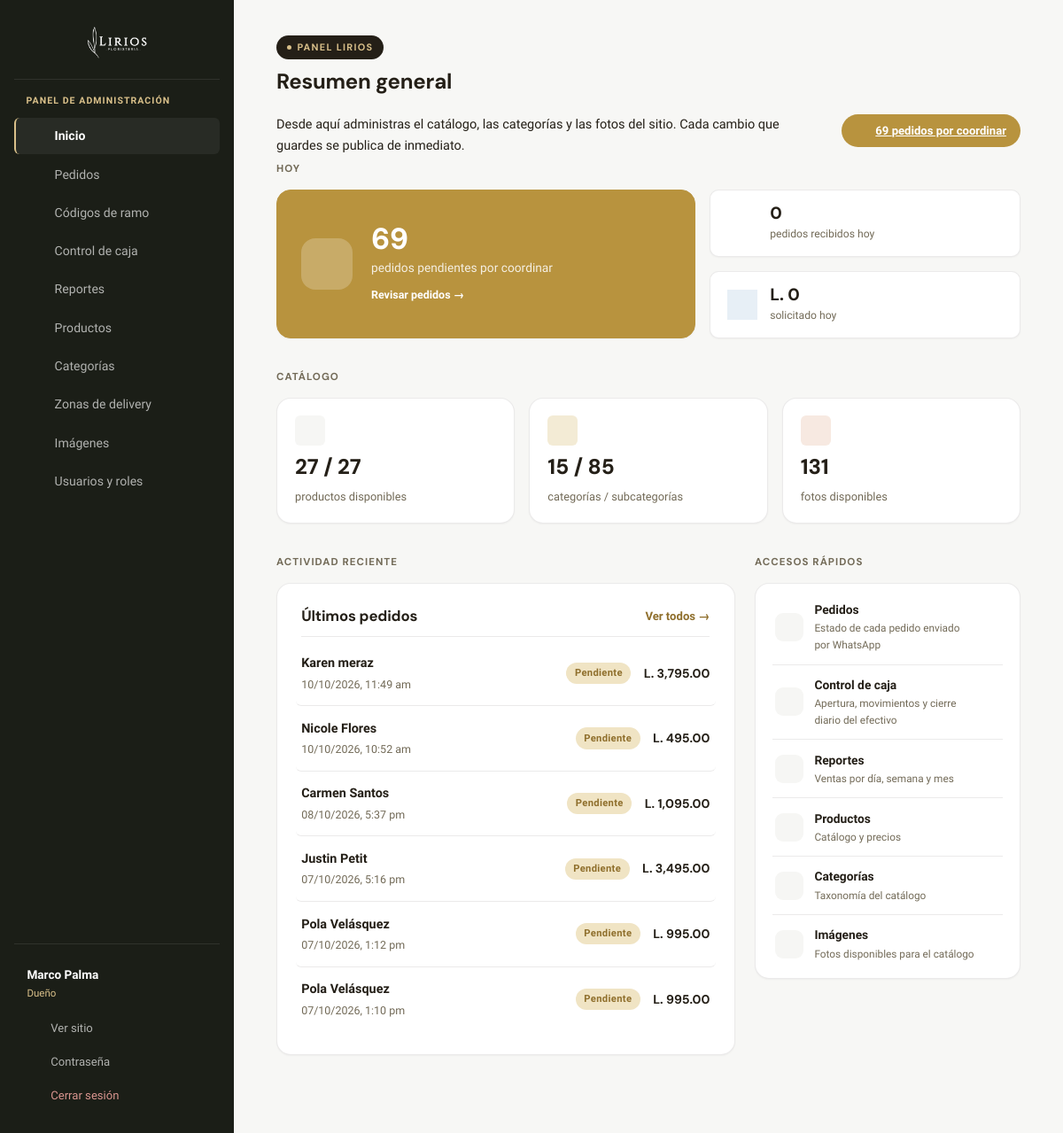
The app's page /admin/dashboard.php (signed in) with its own data.
### tables this page shows
CREATE TABLE admin_usuarios (
  id            INT AUTO_INCREMENT PRIMARY KEY,
  usuario       VARCHAR(50) NOT NULL UNIQUE,
  nombre        VARCHAR(100) NOT NULL,
  password_hash VARCHAR(255) NOT NULL,
  rol_id        INT NOT NULL,
  activo        TINYINT(1) NOT NULL DEFAULT 1,
  ultimo_acceso DATETIME DEFAULT NULL,
  creado_en     DATETIME NOT NULL DEFAULT CURRENT_TIMESTAMP,
  FOREIGN KEY (rol_id) REFERENCES admin_roles(id)
);

CREATE TABLE admin_roles (
  id          INT AUTO_INCREMENT PRIMARY KEY,
  nombre      VARCHAR(80) NOT NULL UNIQUE,
  descripcion VARCHAR(200) DEFAULT NULL,
  es_dueno    TINYINT(1) NOT NULL DEFAULT 0,   
  creado_en   DATETIME NOT NULL DEFAULT CURRENT_TIMESTAMP
);

CREATE TABLE pedidos (
  id                   INT AUTO_INCREMENT PRIMARY KEY,
  cliente_nombre       VARCHAR(150) DEFAULT NULL,
  telefono             VARCHAR(30) DEFAULT NULL,
  fecha_entrega        DATE DEFAULT NULL,
  hora_entrega         VARCHAR(20) DEFAULT NULL,
  tipo_entrega         VARCHAR(40) DEFAULT NULL,
  direccion            VARCHAR(300) DEFAULT NULL,
  zona_delivery_id     INT DEFAULT NULL,
  zona_delivery_nombre VARCHAR(100) DEFAULT NULL,  
  costo_delivery       DECIMAL(10,2) NOT NULL DEFAULT 0,
  dedicatoria          VARCHAR(300) DEFAULT NULL,
  forma_pago           VARCHAR(100) DEFAULT NULL,
  nota                 VARCHAR(500) DEFAULT NULL,
  ip                   VARCHAR(45) DEFAULT NULL,
  estado               ENUM('pendiente','coordinado','entregado') NOT NULL DEFAULT 'pendiente',
  total                DECIMAL(10,2) NOT NULL,
  origen               ENUM('web','manual') NOT NULL DEFAULT 'web',   
  descripcion          VARCHAR(500) DEFAULT NULL,          
  canal                ENUM('web','tienda','whatsapp','instagram','facebook','tiktok') NOT NULL DEFAULT 'web',   
  vendedor             VARCHAR(100) DEFAULT NULL,          
  creado_en            DATETIME NOT NULL DEFAULT CURRENT_TIMESTAMP,
  FOREIGN KEY (zona_delivery_id) REFERENCES zonas_delivery(id) ON DELETE SET NULL
);

### admin/includes/functions.php (called while the page is built, shortened)
<?php
function e(?string $texto): string
{
    return htmlspecialchars((string) $texto, ENT_QUOTES, 'UTF-8');
}

### admin/includes/permisos.php (called while the page is built, shortened)
<?php
function usuario_actual(): ?array
{
    static $cargado = false, $usuario = null;
    if ($cargado) {
        return $usuario;
    }
    $cargado = true;
    $id = (int) ($_SESSION['usuario_id'] ?? 0);
    $stmt = db()->prepare(
        'SELECT u.id, u.usuario, u.nombre, u.rol_id, r.nombre AS rol_nombre, r.es_dueno
         FROM admin_usuarios u JOIN admin_roles r ON r.id = u.rol_id
         WHERE u.id = ? AND u.activo = 1'
    );
    $stmt->execute([$id]);
    $fila = $stmt->fetch();
    $permisos = [];
    $fila['permisos'] = $permisos;
    $usuario = $fila;
    return $usuario;
}

### config/db.php (called while the page is built, shortened)
<?php
function db(): PDO
{
    static $pdo = null;
    if ($pdo === null) {
        try {
            $pdo = new PDO(
                'mysql:host=' . DB_HOST . ';dbname=' . DB_NAME . ';charset=utf8mb4',
                DB_USER,
                DB_PASS,
                [
                    PDO::ATTR_ERRMODE => PDO::ERRMODE_EXCEPTION,
                    PDO::ATTR_DEFAULT_FETCH_MODE => PDO::FETCH_ASSOC,
                    PDO::ATTR_EMULATE_PREPARES => false,
                ]
            );
        } catch (PDOException $e) {
            error_log('[lirios] No se pudo conectar a la base de datos: ' . $e->getMessage());
            fallar_conexion_bd();
        }
    }
    return $pdo;
}

### admin/includes/auth.php (called while the page is built, shortened)
<?php
require_once __DIR__ . '/permisos.php';
if (empty($_SESSION['lirios_admin']) || usuario_actual() === null) {
    unset($_SESSION['lirios_admin'], $_SESSION['usuario_id']);
    header('Location: index.php');
    exit;
}

### admin/dashboard.php (the view, shortened to what this page needs)
<?php
require_once __DIR__ . '/includes/auth.php';
require_once __DIR__ . '/includes/functions.php';
require_once __DIR__ . '/includes/layout.php';
$totalProductos = (int) db()->query('SELECT COUNT(*) FROM productos')->fetchColumn();
$totalDisponibles = (int) db()->query('SELECT COUNT(*) FROM productos WHERE disponible = 1')->fetchColumn();
$totalCategorias = (int) db()->query('SELECT COUNT(*) FROM categorias')->fetchColumn();
$totalSubcategorias = (int) db()->query('SELECT COUNT(*) FROM subcategorias')->fetchColumn();
$imagenes = is_dir(IMAGENES_DIR)
    ? glob(IMAGENES_DIR . '/*.{jpg,jpeg,png,webp}', GLOB_BRACE)
    : [];
$stmtHoy = db()->prepare('SELECT COUNT(*) AS pedidos, COALESCE(SUM(total),0) AS ingresos FROM pedidos WHERE creado_en >= ?');
$stmtHoy->execute([date('Y-m-d') . ' 00:00:00']);
$hoy = $stmtHoy->fetch();
$pedidosHoy = (int) $hoy['pedidos'];
$ingresosHoy = (float) $hoy['ingresos'];
$pedidosPendientes = (int) db()->query("SELECT COUNT(*) FROM pedidos WHERE estado = 'pendiente'")->fetchColumn();
$pedidosRecientes = db()->query(
    'SELECT id, cliente_nombre, total, estado, creado_en FROM pedidos ORDER BY creado_en DESC LIMIT 6'
)->fetchAll();
$accesos = [
    ['pedidos.php', 'pedidos', 'Pedidos', 'Estado de cada pedido enviado por WhatsApp'],
    ['caja.php', 'caja', 'Control de caja', 'Apertura, movimientos y cierre diario del efectivo'],
    ['reportes.php', 'reportes', 'Reportes', 'Ventas por día, semana y mes'],
    ['productos.php', 'productos', 'Productos', 'Catálogo y precios'],
    ['categorias.php', 'categorias', 'Categorías', 'Taxonomía del catálogo'],
    ['subir-imagen.php', 'imagenes', 'Imágenes', 'Fotos disponibles para el catálogo'],
];
admin_header('Resumen general', 'dashboard.php');
?>
<div class="dash-intro-row">
  <p class="intro">Desde aquí administras el catálogo, las categorías y las fotos del sitio. Cada cambio que guardes se publica de inmediato.</p>
  <?php if ($pedidosPendientes > 0): ?>
    <a href="pedidos.php" class="estado-pill alerta"><?= admin_icono('pedidos') ?> <?= $pedidosPendientes ?> <?= $pedidosPendientes === 1 ? 'pedido por coordinar' : 'pedidos por coordinar' ?></a>
  <?php else: ?>
    <span class="estado-pill ok"><?= admin_icono('check') ?> Todo al día</span>
  <?php endif; ?>
</div>
<div class="dash-section">
  <span class="section-label">Hoy</span>
  <div class="hero-grid">
    <a href="pedidos.php" class="hero-tile <?= $pedidosPendientes > 0 ? 'alerta' : '' ?>">
      <span class="hero-icono"><?= admin_icono($pedidosPendientes > 0 ? 'pedidos' : 'check') ?></span>
      <div>
        <span class="hero-num"><?= $pedidosPendientes ?></span>
        <span class="hero-lbl"><?= $pedidosPendientes > 0 ? ($pedidosPendientes === 1 ? 'pedido pendiente por coordinar' : 'pedidos pendientes por coordinar') : 'pedidos pendientes — no hay nada esperando' ?></span>
        <span class="hero-cta">Revisar pedidos →</span>
      </div>
    </a>
    <div class="hero-stack">
      <div class="mini-tile">
        <span class="kpi-icono"><?= admin_icono('reportes') ?></span>
        <div>
          <span class="num"><?= $pedidosHoy ?></span>
          <span class="lbl">pedidos recibidos hoy</span>
        </div>
      </div>
      <div class="mini-tile">
        <span class="kpi-icono azul"><?= admin_icono('reportes') ?></span>
        <div>
          <span class="num">L. <?= number_format($ingresosHoy, 0) ?></span>
          <span class="lbl">solicitado hoy</span>
        </div>
      </div>
    </div>
  </div>
</div>
<div class="dash-section">
  <span class="section-label">Catálogo</span>
  <div class="kpi-grid">
    <div class="kpi-tile">
      <span class="kpi-icono"><?= admin_icono('productos') ?></span>
      <span class="num"><?= $totalDisponibles ?> / <?= $totalProductos ?></span>
      <span class="lbl">productos disponibles</span>
    </div>
    <div class="kpi-tile">
      <span class="kpi-icono salvia"><?= admin_icono('categorias') ?></span>
      <span class="num"><?= $totalCategorias ?> / <?= $totalSubcategorias ?></span>
      <span class="lbl">categorías / subcategorías</span>
    </div>
    <div class="kpi-tile">
      <span class="kpi-icono terracota"><?= admin_icono('imagenes') ?></span>
      <span class="num"><?= count($imagenes) ?></span>
      <span class="lbl">fotos disponibles</span>
    </div>
  </div>
</div>
<div class="dash-body">
  <div class="dash-section" style="margin-bottom:0">
    <span class="section-label">Actividad reciente</span>
    <div class="panel">
      <div class="panel-header">
        <h2>Últimos pedidos</h2>
        <a class="ver-todo" href="pedidos.php">Ver todos →</a>
      </div>
      <?php if (!$pedidosRecientes): ?>
        <div class="panel-empty">
          <span class="panel-empty-icono"><?= admin_icono('pedidos') ?></span>
          <p>Todavía no ha entrado ningún pedido. En cuanto una clienta envíe uno por WhatsApp, aparecerá aquí.</p>
        </div>
      <?php else: ?>
        <div class="activity-list">
          <?php foreach ($pedidosRecientes as $p): ?>
            <a class="activity-row" href="pedidos.php">
              <div class="activity-main">
                <strong><?= e($p['cliente_nombre'] ?: 'Sin nombre') ?></strong>
                <span><?= e(date('d/m/Y, g:i a', strtotime($p['creado_en']))) ?></span>
              </div>
              <div class="activity-meta">
                <span class="badge <?= e($p['estado']) ?>"><?= e(ESTADOS_PEDIDO[$p['estado']] ?? $p['estado']) ?></span>
                <span class="monto">L. <?= number_format((float) $p['total'], 2) ?></span>
              </div>
            </a>
          <?php endforeach; ?>
        </div>
      <?php endif; ?>
    </div>
  </div>
  <div class="dash-section" style="margin-bottom:0">
    <span class="section-label">Accesos rápidos</span>
    <div class="panel" style="padding:0.4rem 1.2rem">
      <nav class="rail-menu">
        <?php foreach ($accesos as [$url, $icono, $nombre, $descripcion]): ?>
          <a href="<?= e($url) ?>">
            <span class="rail-icono"><?= admin_icono($icono) ?></span>
            <span class="rail-texto"><strong><?= e($nombre) ?></strong><small><?= e($descripcion) ?></small></span>
            <span class="chevron"><?= admin_icono('chevron') ?></span>
          </a>
        <?php endforeach; ?>
      </nav>
    </div>
  </div>
</div>
<?php admin_footer(); ?>

### admin/includes/layout.php (shortened to what this page needs)
<?php
function admin_icono(string $nombre): string
{
    $trazos = [
        'inicio' => '<path d="M4 11.5 12 4l8 7.5"/><path d="M6 10v8a1 1 0 0 0 1 1h3v-5h4v5h3a1 1 0 0 0 1-1v-8"/>',
        'pedidos' => '<path d="M6 3h12v17l-2.5-1.5L13 20l-2.5-1.5L8 20l-2-1.5V3Z"/><path d="M9 8h6M9 12h6M9 16h3"/>',
        'codigos' => '<path d="M9 3 7 21M17 3l-2 18M4 8h16M3 16h16"/>',
        'caja' => '<rect x="3" y="6.5" width="18" height="11" rx="2"/><circle cx="12" cy="12" r="2.6"/><path d="M6.5 10v.01M17.5 14v.01"/>',
        'reportes' => '<path d="M3 20h18"/><path d="M5 20V10M12 20V4M19 20v-7"/>',
        'productos' => '<path d="M11 3h6a2 2 0 0 1 2 2v6l-9.5 9.5a1.5 1.5 0 0 1-2 0L3 16a1.5 1.5 0 0 1 0-2Z"/><circle cx="15.5" cy="7.5" r="1.25"/>',
        'categorias' => '<rect x="3.5" y="3.5" width="7" height="7" rx="1.3"/><rect x="13.5" y="3.5" width="7" height="7" rx="1.3"/><rect x="3.5" y="13.5" width="7" height="7" rx="1.3"/><rect x="13.5" y="13.5" width="7" height="7" rx="1.3"/>',
        'zonas' => '<path d="M12 21s-7-6.1-7-11.5A7 7 0 0 1 19 9.5C19 14.9 12 21 12 21Z"/><circle cx="12" cy="9.5" r="2.3"/>',
        'imagenes' => '<rect x="3.5" y="4.5" width="17" height="15" rx="2"/><circle cx="9" cy="10" r="1.6"/><path d="m5 18 5-5 3.5 3.5L18 12l1.7 1.7"/>',
        'usuarios' => '<circle cx="9" cy="8" r="3.2"/><path d="M3 20c0-3.3 2.7-6 6-6s6 2.7 6 6"/><path d="M16 5.2a3.2 3.2 0 0 1 0 5.6M18 14.4c1.9.8 3 2.6 3 5.6"/>',
        'contrasena' => '<circle cx="8" cy="15" r="3.3"/><path d="M10.3 12.7 18 5"/><path d="M15 8l2 2"/><path d="M17.3 5.7 19 7.3"/>',
        'salir' => '<path d="M9 4H6a2 2 0 0 0-2 2v12a2 2 0 0 0 2 2h3"/><path d="M15 16l4-4-4-4"/><path d="M19 12H9"/>',
        'externo' => '<path d="M14 4h6v6"/><path d="M20 4 10 14"/><path d="M18 13v5a2 2 0 0 1-2 2H6a2 2 0 0 1-2-2V8a2 2 0 0 1 2-2h5"/>',
        'check' => '<circle cx="12" cy="12" r="9"/><path d="m8.5 12.5 2.3 2.3L16 9.8"/>',
        'chevron' => '<path d="m9 6 6 6-6 6"/>',
        'filtro' => '<path d="M4 5h16l-6.2 7.2v5.3l-3.6 1.9v-7.2Z"/>',
        'buscar' => '<circle cx="11" cy="11" r="6.5"/><path d="m20 20-3.6-3.6"/>',
        'cerrar' => '<path d="M6 6l12 12M18 6 6 18"/>',
    ];
    $d = $trazos[$nombre] ?? '';
    return '<svg viewBox="0 0 24 24" fill="none" stroke="currentColor" stroke-width="1.75" '
        . 'stroke-linecap="round" stroke-linejoin="round" aria-hidden="true">' . $d . '</svg>';
}
function admin_header(string $titulo, string $activo = ''): void
{
    $todos = [
        'dashboard.php' => ['inicio', 'Inicio', null],
        'pedidos.php' => ['pedidos', 'Pedidos', 'pedidos'],
        'codigos.php' => ['codigos', 'Códigos de ramo', 'codigos'],
        'caja.php' => ['caja', 'Control de caja', 'caja'],
        'reportes.php' => ['reportes', 'Reportes', 'reportes'],
        'productos.php' => ['productos', 'Productos', 'productos'],
        'categorias.php' => ['categorias', 'Categorías', 'categorias'],
        'zonas-delivery.php' => ['zonas', 'Zonas de delivery', 'zonas'],
        'subir-imagen.php' => ['imagenes', 'Imágenes', 'imagenes'],
        'usuarios.php' => ['usuarios', 'Usuarios y roles', 'usuarios'],
    ];
    $items = [];
    foreach ($todos as $url => [$icono, $nombre, $modulo]) {
        if ($modulo === null ? es_dueno() : puede($modulo, 'ver')) {
            $items[$url] = [$icono, $nombre];
        }
    }
    $yo = usuario_actual();
    ?>
<!DOCTYPE html>
<html lang="es">
<head>
  <link rel="stylesheet" href="../css/admin.css?v=33">
</head>
<body class="admin-shell">
  <aside class="admin-sidebar">
    <a class="sidebar-brand" href="dashboard.php">
      <img src="../images/Logo_Negativo.png" alt="LIRIOS Floristería">
    </a>
    <span class="sidebar-eyebrow">Panel de administración</span>
    <nav class="sidebar-nav">
      <?php foreach ($items as $url => [$icono, $nombre]): ?>
        <a href="<?= e($url) ?>" class="<?= $activo === $url ? 'activo' : '' ?>">
          <span class="sidebar-icon"><?= admin_icono($icono) ?></span>
          <?= e($nombre) ?>
        </a>
      <?php endforeach; ?>
    </nav>
    <div class="sidebar-footer">
      <?php if ($yo): ?>
        <span class="sidebar-usuario"><strong><?= e($yo['nombre']) ?></strong><small><?= e($yo['rol_nombre']) ?></small></span>
      <?php endif; ?>
      <a href="../index.html" target="_blank" rel="noopener">
        <span class="sidebar-icon"><?= admin_icono('externo') ?></span> Ver sitio
      </a>
      <a href="cambiar-password.php" class="<?= $activo === 'cambiar-password.php' ? 'activo' : '' ?>">
        <span class="sidebar-icon"><?= admin_icono('contrasena') ?></span> Contraseña
      </a>
      <a href="logout.php" class="salir">
        <span class="sidebar-icon"><?= admin_icono('salir') ?></span> Cerrar sesión
      </a>
    </div>
  </aside>
  <div class="admin-content">
    <span class="eyebrow">Panel LIRIOS</span>
    <h1><?= e($titulo) ?></h1>
<?php
}
function admin_footer(): void
{
    ?>
  </div>
</body>
</html>
    <?php
}

### records on screen
admin_usuarios: nombre "Marco Palma", rol.nombre "Dueño"
pedidos: cliente_nombre "Karen meraz", creado_en "10/10/2026, 11:49 am", estado "Pendiente", total "3,795.00"
pedidos: cliente_nombre "Nicole Flores", creado_en "10/10/2026, 10:52 am", estado "Pendiente", total "495.00"
pedidos: cliente_nombre "Carmen Santos", creado_en "08/10/2026, 5:37 pm", estado "Pendiente", total "1,095.00"
pedidos: cliente_nombre "Justin Petit", creado_en "07/10/2026, 5:16 pm", estado "Pendiente", total "3,495.00"
pedidos: cliente_nombre "Pola Velásquez", creado_en "07/10/2026, 1:12 pm", estado "Pendiente", total "995.00"
pedidos: cliente_nombre "Pola Velásquez", creado_en "07/10/2026, 1:10 pm", estado "Pendiente", total "995.00"

### other values on screen
$nombre "Inicio"
$nombre "Pedidos"
$nombre "Códigos de ramo"
$nombre "Control de caja"
$nombre "Reportes"
$nombre "Productos"
$nombre "Categorías"
$nombre "Zonas de delivery"
$nombre "Imágenes"
$nombre "Usuarios y roles"
$titulo "Resumen general"
$pedidosPendientes "69"
$pedidosHoy "0"
$ingresosHoy "0"
$totalDisponibles "27"
